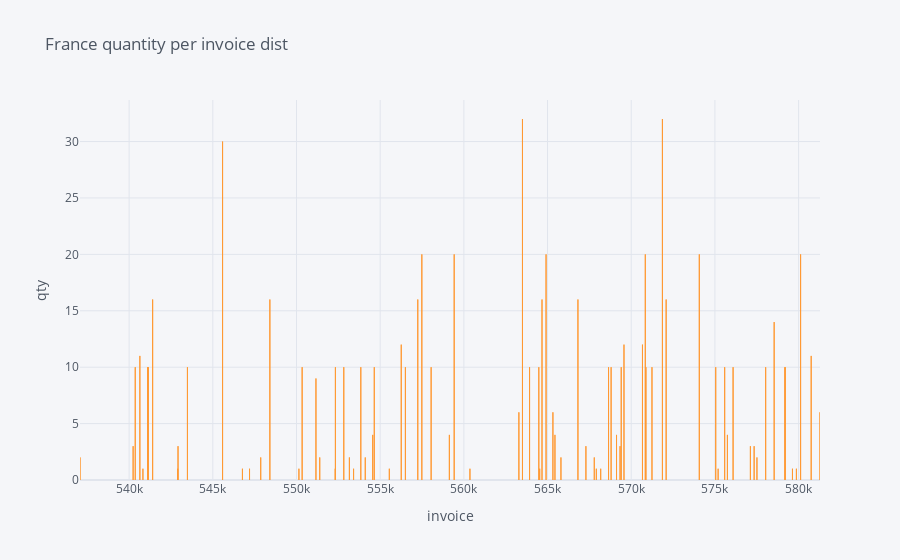

Write notebook code for a chart like this one.
### Code cell
france = df[df.Country == 'France'] 

france = pd.pivot_table(germany, values=['Quantity'], index='InvoiceNo', aggfunc='sum')

france.iplot(kind='bar', xTitle='invoice', yTitle='qty', 
           title='France quantity per invoice dist')

### Figure 1 — Plotly figure (JSON) as saved in the notebook; plotly's stock layout.template omitted (floating-point values rounded to 4 significant figures)
{"data": [{"marker": {"color": "rgba(255, 153, 51, 0.6)", "line": {"color": "rgba(255, 153, 51, 1.0)", "width": 1}}, "name": "Quantity", "orientation": "v", "text": "", "type": "bar", "x": [537065, 540239, 540365, 540642, 540824, 541120, 541121, 541138, 541405, 542904, 542922, 543484, 545583, 546770, 547194, 547863, 548409, 550145, 550338, 551163, 551389, 552315, 552325, 552826, 553161, 553411, 553843, 554109, 554555, 554648, 555547, 556259, 556507, 557247, 557489, 558045, 559134, 559422, 560363, 563288, 563502, 563926, 564479, 564531, 564670, 564912, 565321, 565443, 565801, 566816, 567293, 567793, 567915, 568176, 568645, 568798, 569122, 569332, 569402, 569568, 570672, 570841, 570879, 571240, 571864, 572087, 574068, 575049, 575193, 575584, 575747, 576087, 577121, 577344, 577512, 578033, 578541, 579190, 579193, 579634, 579870, 580120, 580753, 581279], "y": [2, 3, 10, 11, 1, 10, 10, 10, 16, 1, 3, 10, 30, 1, 1, 2, 16, 1, 10, 9, 2, 1, 10, 10, 2, 1, 10, 2, 4, 10, 1, 12, 10, 16, 20, 10, 4, 20, 1, 6, 32, 10, 10, 1, 16, 20, 6, 4, 2, 16, 3, 2, 1, 1, 10, 10, 4, 3, 10, 12, 12, 20, 10, 10, 32, 16, 20, 10, 1, 10, 4, 10, 3, 3, 2, 10, 14, 10, 10, 1, 1, 20, 11, 6]}], "layout": {"legend": {"bgcolor": "#F5F6F9", "font": {"color": "#4D5663"}}, "paper_bgcolor": "#F5F6F9", "plot_bgcolor": "#F5F6F9", "title": {"font": {"color": "#4D5663"}, "text": "France quantity per invoice dist"}, "xaxis": {"gridcolor": "#E1E5ED", "showgrid": true, "tickfont": {"color": "#4D5663"}, "title": {"font": {"color": "#4D5663"}, "text": "invoice"}, "zerolinecolor": "#E1E5ED"}, "yaxis": {"gridcolor": "#E1E5ED", "showgrid": true, "tickfont": {"color": "#4D5663"}, "title": {"font": {"color": "#4D5663"}, "text": "qty"}, "zerolinecolor": "#E1E5ED"}}}
